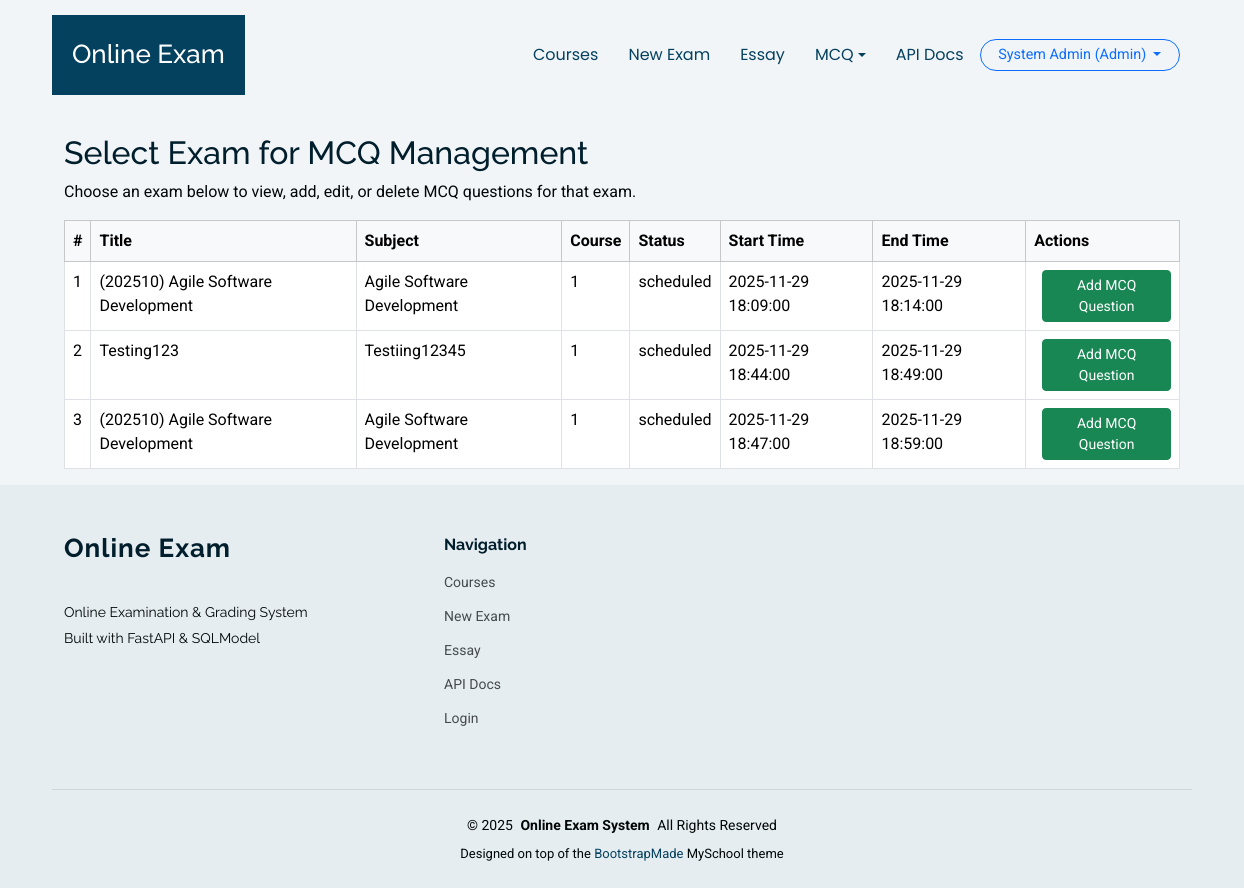
Page /exams/mcq/menu (signed in) on the committed database.
### app/models.py (models this page shows)
class User(SQLModel, table=True):
    __table_args__ = (UniqueConstraint("email", name="uq_user_email"),)
    id: Optional[int] = Field(default=None, primary_key=True)
    name: str
    email: str  # must be unique
    password_hash: str
    role: str = Field(default="student")  # "admin", "lecturer", "student"
    student_id: Optional[int] = Field(default=None, foreign_key="student.id")
    is_active: bool = Field(default=True)
    created_at: datetime = Field(default_factory=datetime.utcnow)
    title: Optional[str] = None  # Dr., Prof., Assoc. Prof., Mr., Ms., Mrs., Ir., Ts.
    staff_id: Optional[str] = None  # Unique staff/employee ID (for lecturers)
    phone: Optional[str] = None  # Contact number
    last_login: Optional[datetime] = None  # Updated after login
    status: str = Field(default="active")  # active, suspended

class Exam(SQLModel, table=True):
    id: Optional[int] = Field(default=None, primary_key=True)
    title: str
    subject: str
    duration_minutes: int
    start_time: Optional[datetime] = None
    end_time: Optional[datetime] = None
    course_id: Optional[int] = Field(default=None, foreign_key="course.id")
    instructions: Optional[str] = None
    status: str = Field(default="draft")
    created_at: datetime = Field(default_factory=datetime.utcnow)
    updated_at: datetime = Field(default_factory=datetime.utcnow)

### app/routers/exams.py (the view)
@router.get("/mcq/menu")
def mcq_menu(request: Request, session: Session = Depends(get_session), current_user: User = Depends(require_role(["lecturer", "admin"]))):
    exams = session.exec(select(Exam)).all()
    context = {"request": request, "exams": exams, "current_user": current_user}
    return templates.TemplateResponse("exams/mcq_menu.html", context)

### app/templates/exams/mcq_menu.html (shortened to what this page needs)
{% extends 'base.html' %}
{% block content %}
<div class="container mt-4">
  <h2>Select Exam for MCQ Management</h2>
  <p class="mb-3">Choose an exam below to view, add, edit, or delete MCQ questions for that exam.</p>
  <table class="table table-bordered table-hover">
    <thead class="table-light">
      <tr>
        <th>#</th>
        <th>Title</th>
        <th>Subject</th>
        <th>Course</th>
        <th>Status</th>
        <th>Start Time</th>
        <th>End Time</th>
        <th>Actions</th>
      </tr>
    </thead>
    <tbody>
      {% for exam in exams %}
      <tr>
        <td>{{ loop.index }}</td>
        <td>{{ exam.title }}</td>
        <td>{{ exam.subject }}</td>
        <td>{{ exam.course_id }}</td>
        <td>{{ exam.status }}</td>
        <td>{{ exam.start_time or '-' }}</td>
        <td>{{ exam.end_time or '-' }}</td>
        <td>
          {% set mcq_count = exam.mcq_questions|length if exam.mcq_questions is defined else 0 %}
          {% if mcq_count <= 3 %}
            <a href="/exams/{{ exam.id }}/mcq/new" class="btn btn-success btn-sm ms-2">Add MCQ Question</a>
          {% endif %}
        </td>
      </tr>
      {% else %}
      <tr><td colspan="8" class="text-center">No exams found.</td></tr>
      {% endfor %}
    </tbody>
  </table>
</div>
{% endblock %}

### app/templates/base.html (shortened to what this page needs)
<!DOCTYPE html>
<html lang="en">
<head>
  <link href="/static/myschool/assets/vendor/bootstrap/css/bootstrap.min.css" rel="stylesheet">
  <link href="/static/myschool/assets/vendor/bootstrap-icons/bootstrap-icons.css" rel="stylesheet">
  <link href="/static/myschool/assets/vendor/aos/aos.css" rel="stylesheet">
  <link href="/static/myschool/assets/vendor/swiper/swiper-bundle.min.css" rel="stylesheet">
  <link href="/static/myschool/assets/vendor/glightbox/css/glightbox.min.css" rel="stylesheet">
  <link href="/static/myschool/assets/css/main.css" rel="stylesheet">
</head>
<body class="index-page">
  <header id="header" class="header d-flex align-items-center sticky-top">
    <div
      class="header-container container-fluid container-xl position-relative d-flex align-items-center justify-content-end">
      <a href="/" class="logo d-flex align-items-center me-auto">
        <h1 class="sitename">Online Exam</h1>
      </a>
      <nav id="navmenu" class="navmenu">
        <ul>
          {% if current_user and (current_user.role == "lecturer" or current_user.role == "admin") %}
          <li><a href="/courses/">Courses</a></li>
          <li><a href="/exams/new">New Exam</a></li>
          <li><a href="/essay">Essay</a></li>
          <li class="nav-item dropdown">
            <a class="nav-link dropdown-toggle" href="#" id="mcqDropdown" role="button" data-bs-toggle="dropdown" aria-expanded="false">
              MCQ
            </a>
          </li>
          <li><a href="/docs">API Docs</a></li>
          {% endif %}
        </ul>
      </nav>
      <div class="d-flex align-items-center gap-2 ms-3 header-user-dropdown">
        {% if current_user %}
          <div class="dropdown">
            <button class="btn btn-outline-primary btn-sm header-auth-btn dropdown-toggle" type="button" id="userMenu"
              data-bs-toggle="dropdown" aria-expanded="false">
              {{ current_user.name }} ({{ current_user.role|capitalize }})
            </button>
          </div>
        {% else %}
          <a href="/auth/login" class="btn btn-outline-primary btn-sm header-auth-btn">Login</a>
          <a href="/auth/register-student" class="btn btn-primary btn-sm header-auth-btn">Student Register</a>
        {% endif %}
      </div>
    </div>
  </header>
  <main class="main">
    {% block content %}{% endblock %}
  </main>
  <footer id="footer" class="footer position-relative light-background">
    <div class="container footer-top">
      <div class="row gy-4">
        <div class="col-lg-4 col-md-6 footer-about">
          <a href="/courses/" class="logo d-flex align-items-center">
            <span class="sitename">Online Exam</span>
          </a>
          <div class="footer-contact pt-3">
            <p>Online Examination &amp; Grading System</p>
            <p>Built with FastAPI &amp; SQLModel</p>
          </div>
        </div>
        <div class="col-lg-2 col-md-3 footer-links">
          <h4>Navigation</h4>
          <ul>
            <li><a href="/courses/">Courses</a></li>
            <li><a href="/exams/new">New Exam</a></li>
            <li><a href="/essay">Essay</a></li>
            <li><a href="/docs">API Docs</a></li>
            <li><a href="/auth/login">Login</a></li>
          </ul>
        </div>
      </div>
    </div>
    <div class="container copyright text-center mt-4">
      <p>&copy; <span>2025</span> <strong class="px-1 sitename">Online Exam System</strong> <span>All Rights
          Reserved</span></p>
      <div class="credits">
        Designed on top of the <a href="https://bootstrapmade.com/">BootstrapMade</a> MySchool theme
      </div>
    </div>
  </footer>
</body>
</html>

### app/templates/base.html (style rules this page uses)
.header-user-dropdown .dropdown-toggle, .header-auth-btn { border-radius: 999px; padding-inline: 1.1rem; font-size: 0.9rem; }

### rows in the picture
User: name "System Admin", role "Admin"
Exam: title "(202510) Agile Software Development", subject "Agile Software Development", course_id "1", status "scheduled", start_time "2025-11-29 18:09:00", end_time "2025-11-29 18:14:00"
Exam: title "Testing123", subject "Testiing12345", course_id "1", status "scheduled", start_time "2025-11-29 18:44:00", end_time "2025-11-29 18:49:00"
Exam: title "(202510) Agile Software Development", subject "Agile Software Development", course_id "1", status "scheduled", start_time "2025-11-29 18:47:00", end_time "2025-11-29 18:59:00"
